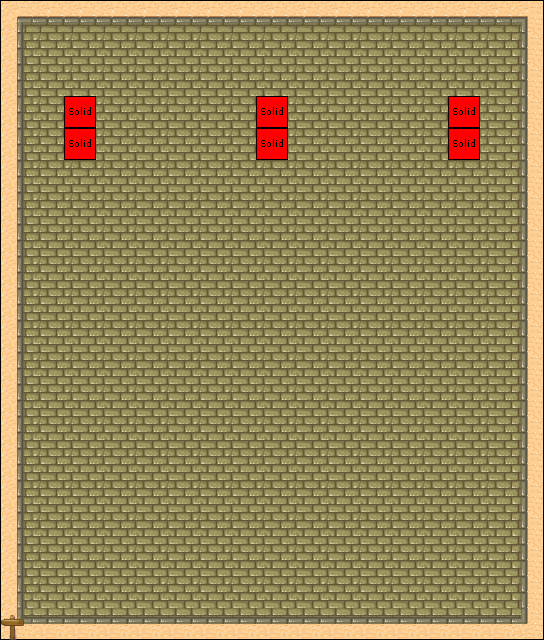

This is a level from a 2D game, rendered from its Tiled map with the project's own tilesets. A one-line summary and the map file follow, with tile-layer data summarised:
An orthogonal 17x20 tile map with 32x32 px tiles, 4 tile layers (Calque de Tile 1, Calque 2, Calque 3, Wall), 5 tilesets and 4 objects (3x Enigme, Sortie).

<map version="1.0" orientation="orthogonal" width="17" height="20" tilewidth="32" tileheight="32">
 <tileset firstgid="1" name="tmw_desert_spacing" tilewidth="32" tileheight="32" spacing="2">
  <image source="Sprite/tmw_desert_spacing.png" width="265" height="199" />
 </tileset>
 <tileset firstgid="36" name="Objects" tilewidth="32" tileheight="64">
  <image source="Sprite/Objects.png" width="32" height="64" />
 </tileset>
 <tileset firstgid="37" name="signpost-outsidestuff" tilewidth="32" tileheight="32">
  <image source="Sprite/signpost-outsidestuff.png" width="100" height="100" />
 </tileset>
 <tileset firstgid="46" name="out sign" tilewidth="24" tileheight="25">
  <image source="Sprite/out sign.png" width="24" height="25" />
 </tileset>
 <tileset firstgid="47" name="wall" tilewidth="32" tileheight="32">
  <image source="Sprite/wall.png" width="160" height="160" />
 </tileset>
 <layer name="Calque de Tile 1" width="17" height="20">
  <data>[340 cells, 340 non-empty, 9 distinct tile ids]</data>
 </layer>
 <layer name="Calque 2" width="17" height="20">
  <data>[340 cells, 4 non-empty, 2 distinct tile ids]</data>
 </layer>
 <layer name="Calque 3" width="17" height="20">
  <data>[340 cells, 0 non-empty, 0 distinct tile ids]</data>
 </layer>
 <layer name="Wall" width="17" height="20">
  <data>[340 cells, 6 non-empty, 1 distinct tile ids]</data>
 </layer>
 <objectgroup name="Calque d'objets 1" width="17" height="20">
  <object name="eg1" type="Enigme" x="64" y="95" width="31" height="65">
   <properties>
    <property name="ID" value="erase" />
   </properties>
  </object>
  <object name="eg2" type="Enigme" x="257" y="98" width="30" height="61">
   <properties>
    <property name="ID" value="insert" />
   </properties>
  </object>
  <object name="eg3" type="Enigme" x="450" y="97" width="30" height="62">
   <properties>
    <property name="ID" value="sort" />
   </properties>
  </object>
  <object type="Sortie" x="1" y="608" width="31" height="32" />
 </objectgroup>
</map>
